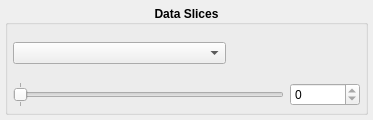
<?xml version="1.0" encoding="UTF-8"?>
<ui version="4.0">
 <class>dataslider</class>
 <widget class="QWidget" name="dataslider">
  <property name="geometry">
   <rect>
    <x>0</x>
    <y>0</y>
    <width>373</width>
    <height>120</height>
   </rect>
  </property>
  <property name="windowTitle">
   <string>Form</string>
  </property>
  <layout class="QVBoxLayout" name="verticalLayout">
   <property name="leftMargin">
    <number>5</number>
   </property>
   <property name="topMargin">
    <number>5</number>
   </property>
   <property name="rightMargin">
    <number>5</number>
   </property>
   <property name="bottomMargin">
    <number>5</number>
   </property>
   <item>
    <widget class="QGroupBox" name="groupbox">
     <property name="font">
      <font>
       <weight>75</weight>
       <bold>true</bold>
      </font>
     </property>
     <property name="title">
      <string>Data Slices</string>
     </property>
     <property name="alignment">
      <set>Qt::AlignCenter</set>
     </property>
     <layout class="QVBoxLayout" name="verticalLayout_2">
      <property name="leftMargin">
       <number>5</number>
      </property>
      <property name="topMargin">
       <number>5</number>
      </property>
      <property name="rightMargin">
       <number>5</number>
      </property>
      <property name="bottomMargin">
       <number>5</number>
      </property>
      <item>
       <layout class="QHBoxLayout" name="layout" stretch="5,3">
        <item>
         <widget class="QComboBox" name="combobox">
          <property name="font">
           <font>
            <weight>50</weight>
            <bold>false</bold>
           </font>
          </property>
          <property name="maxVisibleItems">
           <number>3</number>
          </property>
          <property name="maxCount">
           <number>3</number>
          </property>
          <property name="duplicatesEnabled">
           <bool>true</bool>
          </property>
         </widget>
        </item>
        <item>
         <widget class="QLabel" name="value_label">
          <property name="font">
           <font>
            <weight>50</weight>
            <bold>false</bold>
           </font>
          </property>
          <property name="toolTip">
           <string>Slice key of the current slice.</string>
          </property>
          <property name="text">
           <string/>
          </property>
          <property name="alignment">
           <set>Qt::AlignRight|Qt::AlignTrailing|Qt::AlignVCenter</set>
          </property>
         </widget>
        </item>
       </layout>
      </item>
      <item>
       <layout class="QHBoxLayout" name="horizontalLayout">
        <item>
         <widget class="QSlider" name="slider">
          <property name="font">
           <font>
            <weight>50</weight>
            <bold>false</bold>
           </font>
          </property>
          <property name="toolTip">
           <string>Drag the slider to change the displayed slice of data.</string>
          </property>
          <property name="maximum">
           <number>0</number>
          </property>
          <property name="sliderPosition">
           <number>0</number>
          </property>
          <property name="orientation">
           <enum>Qt::Horizontal</enum>
          </property>
          <property name="tickPosition">
           <enum>QSlider::TicksBothSides</enum>
          </property>
          <property name="tickInterval">
           <number>0</number>
          </property>
         </widget>
        </item>
        <item>
         <widget class="QSpinBox" name="spinbox">
          <property name="sizePolicy">
           <sizepolicy hsizetype="Maximum" vsizetype="Fixed">
            <horstretch>0</horstretch>
            <verstretch>0</verstretch>
           </sizepolicy>
          </property>
          <property name="minimumSize">
           <size>
            <width>70</width>
            <height>0</height>
           </size>
          </property>
          <property name="maximumSize">
           <size>
            <width>70</width>
            <height>16777215</height>
           </size>
          </property>
          <property name="font">
           <font>
            <weight>50</weight>
            <bold>false</bold>
           </font>
          </property>
          <property name="correctionMode">
           <enum>QAbstractSpinBox::CorrectToNearestValue</enum>
          </property>
          <property name="keyboardTracking">
           <bool>false</bool>
          </property>
          <property name="maximum">
           <number>0</number>
          </property>
          <property name="value">
           <number>0</number>
          </property>
         </widget>
        </item>
       </layout>
      </item>
     </layout>
    </widget>
   </item>
  </layout>
 </widget>
 <resources/>
 <connections/>
</ui>
